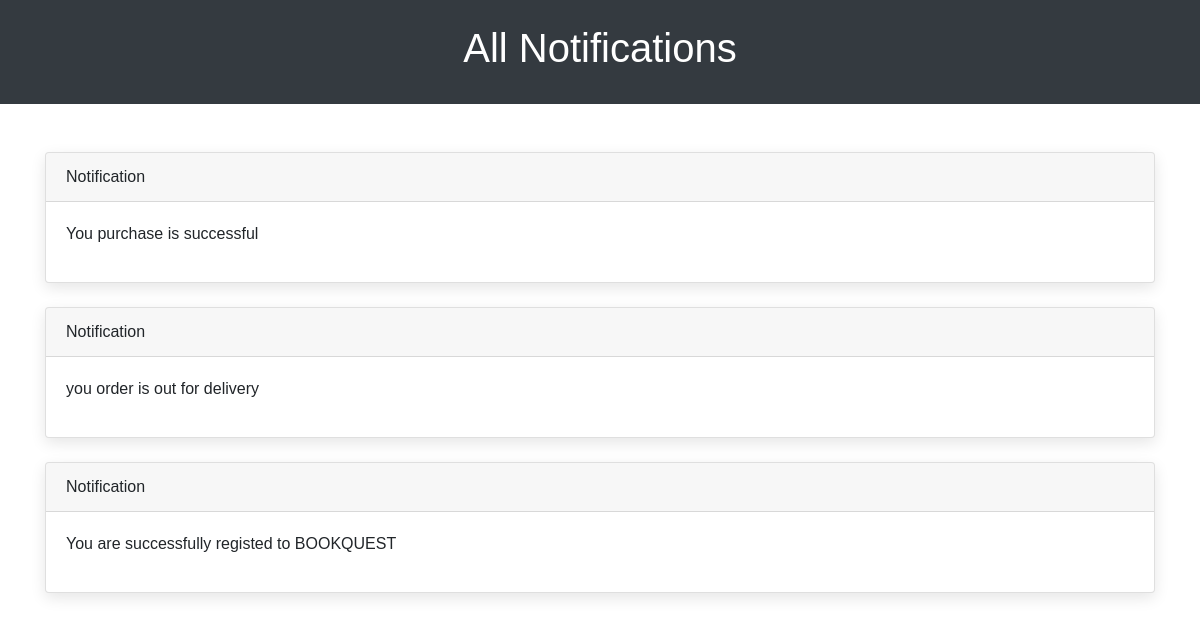
/notification_page (signed in), run on an earlier commit of the app's database.
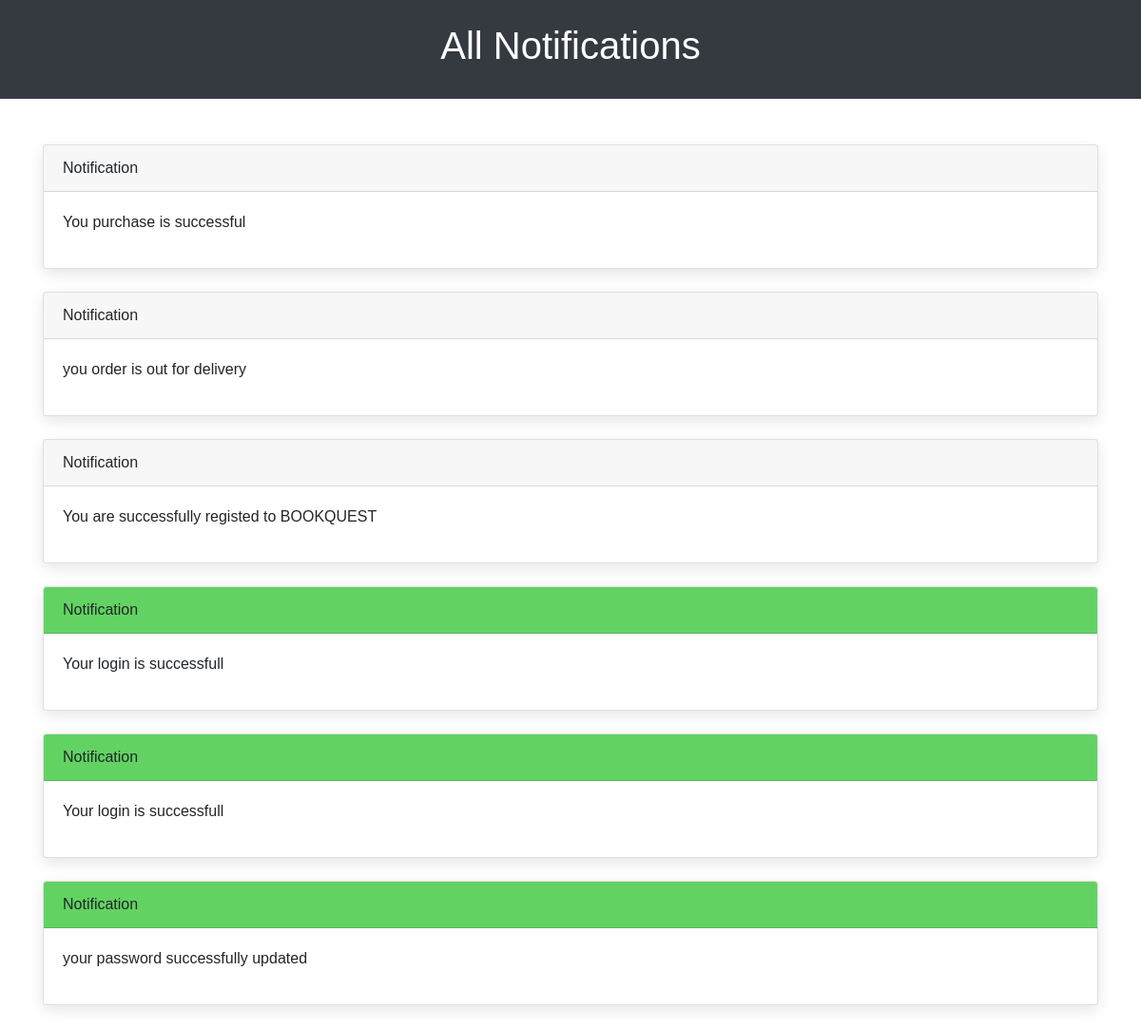
And on a later commit of the database.
### main.py (models this page shows)
class Notification(db.Model):
    _tablename_ = 'notification'
    id = db.Column(db.Integer, primary_key=True)
    user = db.Column(db.String(200), nullable=False)
    text = db.Column(db.String(500), nullable=False)
    isRead = db.Column(db.Boolean(), default=False)

### main.py (the view)
@app.route('/notification_page', methods=['GET'])
def notification_page():
    userEmail = session['user']
    userNotifications = db.session.query(Notification).filter(Notification.user == userEmail).all()
    print("len(userNotifications) = ", len(userNotifications))
    current_notifications = copy.deepcopy(userNotifications)
    for notification in userNotifications:
        notification.isRead = True
    db.session.commit()
    return render_template("notifications_page.html", notifications=current_notifications)

### templates/notifications_page.html (shortened to what this page needs)
<!DOCTYPE html>
<html lang="en">
<head>
    <link rel="stylesheet" href="https://maxcdn.bootstrapcdn.com/bootstrap/4.5.2/css/bootstrap.min.css">
</head>
<body>
    <header class="bg-dark text-white text-center p-4">
        <h1>All Notifications</h1>
    </header>
    <section id="notifications" class="container mt-5">
        <div class="row">
            <div class="col">
                {% if notifications|length != 0 %}
                    {% for notification in notifications %}
                    <div class="card mb-4">
                        {% if notification.isRead == true %}
                            <div class="card-header">
                                Notification
                            </div>
                        {% else %}
                        <div class="card-header" style="background-color: rgb(98, 211, 98);">
                            Notification
                        </div>
                        {% endif %}
                        <div class="card-body">
                            <p>{{ notification.text }}</p>
                        </div>
                    </div>
                    {% endfor %}
                {% endif %}
            </div>
        </div>
    </section>
</body>
</html>

### templates/notifications_page.html (style rules this page uses)
body { font-family: Arial, sans-serif; }
header { font-weight: bold; }
.card { box-shadow: 0 5px 15px rgba(0, 0, 0, 0.1); }

What changed in the data, as far as the page shows it:
added Notification: isRead "Notification", text "Your login is successfull"
added Notification: isRead "Notification", text "Your login is successfull"
added Notification: isRead "Notification", text "your password successfully updated"
